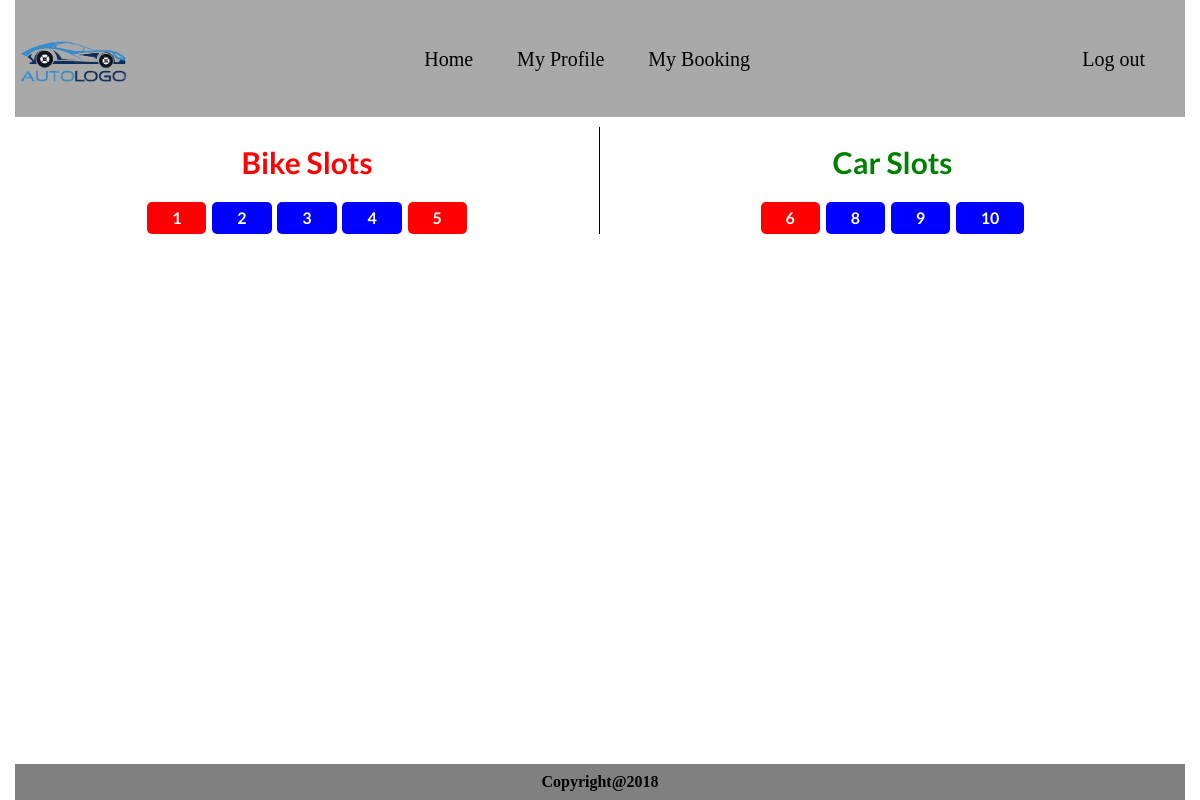
Screenshot of /OnlineParkingBooking/views/home.php with the database file from the repository.
### tables this page shows
CREATE TABLE `parking_slots` (
  `parkingSlots_id` int(5) NOT NULL,
  `vehicleType_id` int(2) NOT NULL,
  `status` varchar(10) NOT NULL,
  `user_id` int(5) NOT NULL,
  `bookedOn` date NOT NULL
);

### OnlineParkingBooking/classes/dbConfig.php (called while the page is built, shortened)
<?php
class dbConfig{
private $server = "localhost";
private $username = "root";
private $pass = "";
private $db = "onlineparkingbooking";
protected $conn;
	function __construct(){
		if (!isset($this->conn)) {
			$this->conn = new mysqli($this->server,$this->username,$this->pass,$this->db);
		}
	}
}

### OnlineParkingBooking/classes/curd.php (called while the page is built, shortened)
<?php
require_once'dbConfig.php';
class curd extends dbConfig
{
	function getParkingSlots(){
		$sql = "Select * from parking_slots ";
		$result = $this->conn->query($sql);
		if ($result->num_rows>0) {
			return $result;
		}else {
			return false;
		}
	}
	function resetSlots(){
		$sql = "SELECT `bookedOn` FROM `parking_slots`";
		$result = $this->conn->query($sql);
	}
}

### OnlineParkingBooking/views/home.php (the view)
<?php
include_once'../classes/curd.php';
include_once'header.php';
	$curd = new curd();
	$result = $curd->getParkingSlots();
	$status = $curd->resetSlots();
?>
			<div class="main">
				<div class="slots-wrapper">
					<div class="bike-slots">
						<h2 class="slots">Bike Slots</h2>
					<?php
					foreach ($result as $value) {
						if ($value['vehicleType_id']==1) {
							if ($value['status']=="booked") { ?>
								<span ><a href="bookForm.php?id=<?php echo $value['parkingSlots_id']; ?>" class="booked"><?php echo $value['parkingSlots_id']; ?></a></span>
						<?php	}
						else{ ?>
							<span ><a href="bookForm.php?id=<?php echo $value['parkingSlots_id']; ?>" class="button"><?php echo $value['parkingSlots_id']; ?></a></span>
						<?php  }
						}
						?>
				 <?php
				}?>
					</div>
					<div class="car-slots">
						<h2 class="slots">Car Slots</h2>
						<?php
							foreach ($result as $value) {
								if ($value['vehicleType_id']==2) {
									if ($value['status']=="booked") { ?>
								<span ><a href="bookForm.php?id=<?php echo $value['parkingSlots_id']; ?>" class="booked"><?php echo $value['parkingSlots_id']; ?></a></span>
								<?php	}
								else{  ?>
									<span ><a href="bookForm.php?id=<?php echo $value['parkingSlots_id']; ?>" class="button"><?php echo $value['parkingSlots_id']; ?></a></span>
							<?php	}
						}
								?>
						<?php	}
						 ?>
					</div>
				</div>
			</div>
<?php
include_once'footer.php';
?>

### OnlineParkingBooking/views/header.php (shortened to what this page needs)
<!DOCTYPE html>
<html lang="en">
	<head>
		<link rel="stylesheet" href="../css/styles.css">
		<link rel="stylesheet" href="https://use.fontawesome.com/releases/v5.2.0/css/all.css">
	</head>
	<body>
		<div class="wrapper">
			<div class="w1">
				<div class="container">
					<div class="header">
						<div class="logo">
							<img src="../images/carLogo.png" alt="">
						</div>
						<div class="nav">
							<ul>
								<li><a href="home.php">Home</a></li>
								<li><a href="myProfile.php">My Profile</a></li>
								<li><a href="myBooking.php">My Booking</a></li>
							</ul>
						</div>
						<div class="nav-right">
							<ul>
								<li><a href="../index.php">Log out</a></li>
							</ul>
						</div>
					</div>

### OnlineParkingBooking/views/footer.php
		</div>
	</div>
			<div class="footer">
					<div class="container">
				<div class="footer-wrapper">
						<h4>Copyright@2018</h4>
					</div>
				</div>
			</div>
	</div>
</body>
</html>

### OnlineParkingBooking/css/styles.css (style rules this page uses)
html, body, div, span, object, iframe, h1, h2, h3, h4, h5, h6, p, blockquote, pre, abbr, address, cite, code, del, dfn, em, img, ins, kbd, q, samp, small, strong, sub, sup, var, b, i, dl, dt, dd, ol, ul, li, fieldset, form, label, legend, table, caption, tbody, tfoot, thead, tr, th, td, article, aside, canvas, details, figcaption, figure, footer, header, hgroup, menu, nav, section, summary, time, mark, audio, video { margin:0; padding:0; border:0; outline:0; font-size:100%; vertical-align:text-top; background:transparent; }
* { box-sizing: border-box; }
html { height: 100%; }
body { line-height:1; height: 100%; }
a { margin:0; padding:0; font-size:100%; vertical-align:baseline; background:transparent; text-decoration: none; list-style: none; }
.container { max-width: 1278px; margin: 0 auto; padding: 0 15px; }
.container::after { content: ""; clear: both; display: block; }
.wrapper { display: table; table-layout: fixed; width: 100%; min-height: 100%; }
a { color: black; }
.header { display: flex; justify-content: space-between; align-items: center; background: darkgray; }
.logo { width: 10%; }
.logo img { width: 100%; }
.nav ul li { display: inline-block; list-style: none; padding-right: 40px; font-size: 20px; }
.nav-right ul li { display: inline-block; list-style: none; padding-right: 40px; font-size: 20px; }
.main { margin-bottom: 45px; padding-top: 10px; }
.slots-wrapper { display: flex; flex-wrap: wrap; }
.slots { padding:20px; }
.button { background-color: blue; border: none; color: white; padding: 8px 25px; text-align: center; text-decoration: none; display: inline-block; font-size: 16px; border-radius: 5px; }
.bike-slots { width: 50%; text-align: center; color: red; font-family: lato; font-size: 30px; font-weight: 700; border-right: 1px solid black; }
.car-slots { width: 50%; text-align: center; color: green; font-family: lato; font-size: 30px; font-weight: 700; }
.booked { background-color:red; border: none; color: white; padding: 8px 25px; text-align: center; text-decoration: none; display: inline-block; font-size: 16px; border-radius: 5px; pointer-events: none; }
.footer { width: 100%; text-align: center; display: table-footer-group; }
.footer-wrapper { background: gray; padding: 10px 0; }

### rows the page displays
parking_slots: parkingSlots_id "1"
parking_slots: parkingSlots_id "2"
parking_slots: parkingSlots_id "3"
parking_slots: parkingSlots_id "4"
parking_slots: parkingSlots_id "5"
parking_slots: parkingSlots_id "6"
parking_slots: parkingSlots_id "8"
parking_slots: parkingSlots_id "9"
parking_slots: parkingSlots_id "10"
